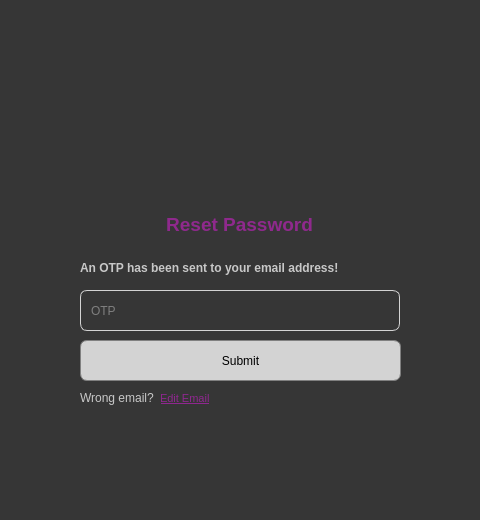
<?xml version="1.0" encoding="UTF-8"?>
<ui version="4.0">
 <class>Dialog</class>
 <widget class="QDialog" name="Dialog">
  <property name="geometry">
   <rect>
    <x>0</x>
    <y>0</y>
    <width>480</width>
    <height>520</height>
   </rect>
  </property>
  <property name="windowTitle">
   <string>Dialog</string>
  </property>
  <property name="styleSheet">
   <string notr="true">background-color: rgb(54, 54, 54);</string>
  </property>
  <widget class="QLabel" name="label">
   <property name="geometry">
    <rect>
     <x>40</x>
     <y>100</y>
     <width>400</width>
     <height>100</height>
    </rect>
   </property>
   <property name="text">
    <string/>
   </property>
   <property name="pixmap">
    <pixmap>../../Downloads/lgo.png</pixmap>
   </property>
  </widget>
  <widget class="QLineEdit" name="OTP">
   <property name="geometry">
    <rect>
     <x>80</x>
     <y>290</y>
     <width>320</width>
     <height>41</height>
    </rect>
   </property>
   <property name="styleSheet">
    <string notr="true">QLineEdit {
    border: 1px solid lightgray;
	color: rgb(200, 200, 200);
    border-top-left-radius: 7px;
    border-bottom-left-radius: 7px;
	border-top-right-radius: 7px;
    border-bottom-right-radius: 7px;
    /* Other corners will be sharp by default or implicitly 0 if not set */
	padding: 8px; /* Adds 5 pixels of padding on all sides */
}</string>
   </property>
   <property name="placeholderText">
    <string>OTP</string>
   </property>
  </widget>
  <widget class="QPushButton" name="Submit">
   <property name="geometry">
    <rect>
     <x>80</x>
     <y>340</y>
     <width>321</width>
     <height>41</height>
    </rect>
   </property>
   <property name="styleSheet">
    <string notr="true">QPushButton {
    background-color: lightgray; /* Apply background color to the button */
    border: 1px solid gray;      /* Always good to define a border when using border-radius */
    border-top-left-radius: 7px;
    border-bottom-left-radius: 7px;
    border-top-right-radius: 7px;
    border-bottom-right-radius: 7px;
}

QPushButton#Login:hover {
    color: #0056b3;              /* Darker blue on hover */
    text-decoration: underline;  /* Ensure underline stays on hover */
}</string>
   </property>
   <property name="text">
    <string>Submit</string>
   </property>
  </widget>
  <widget class="QLabel" name="label_4">
   <property name="geometry">
    <rect>
     <x>139</x>
     <y>210</y>
     <width>201</width>
     <height>30</height>
    </rect>
   </property>
   <property name="text">
    <string>&lt;html&gt;&lt;head/&gt;&lt;body&gt;&lt;p align=&quot;center&quot;&gt;&lt;span style=&quot; font-size:14pt; font-weight:600; color:#8f298d;&quot;&gt;Reset Password&lt;/span&gt;&lt;/p&gt;&lt;/body&gt;&lt;/html&gt;</string>
   </property>
  </widget>
  <widget class="QLabel" name="label_2">
   <property name="geometry">
    <rect>
     <x>80</x>
     <y>260</y>
     <width>301</width>
     <height>16</height>
    </rect>
   </property>
   <property name="text">
    <string>&lt;html&gt;&lt;head/&gt;&lt;body&gt;&lt;p&gt;&lt;span style=&quot; font-weight:600; color:#c8c8c8;&quot;&gt;An OTP has been sent to your email address!&lt;/span&gt;&lt;/p&gt;&lt;/body&gt;&lt;/html&gt;</string>
   </property>
  </widget>
  <widget class="QPushButton" name="editEmailReset">
   <property name="geometry">
    <rect>
     <x>160</x>
     <y>390</y>
     <width>61</width>
     <height>16</height>
    </rect>
   </property>
   <property name="styleSheet">
    <string notr="true">QPushButton#editEmailReset {
    background-color: transparent; /* Keep this */
    border: none;                /* Keep this */
    color: rgb(144, 39, 144);
    text-decoration: underline;
    font-size: 8pt;
    text-align: left;
    /* This next line is often the magic bullet for stubborn backgrounds */
    qproperty-flat: true; /* This explicitly sets the flat property via stylesheet */
}

QPushButton#editEmailReset:hover {
    color: #0056b3;
    text-decoration: underline;
}</string>
   </property>
   <property name="text">
    <string>Edit Email</string>
   </property>
  </widget>
  <widget class="QLabel" name="label_3">
   <property name="geometry">
    <rect>
     <x>80</x>
     <y>390</y>
     <width>81</width>
     <height>16</height>
    </rect>
   </property>
   <property name="styleSheet">
    <string notr="true">color: rgb(200, 200, 200);</string>
   </property>
   <property name="text">
    <string>Wrong email?</string>
   </property>
  </widget>
  <widget class="QLabel" name="ErrorResetOTP">
   <property name="geometry">
    <rect>
     <x>80</x>
     <y>420</y>
     <width>311</width>
     <height>17</height>
    </rect>
   </property>
   <property name="styleSheet">
    <string notr="true">color: rgb(255, 0, 4);
 font-size: 8pt;</string>
   </property>
   <property name="text">
    <string>&lt;html&gt;&lt;head/&gt;&lt;body&gt;&lt;p&gt;&lt;br/&gt;&lt;/p&gt;&lt;/body&gt;&lt;/html&gt;</string>
   </property>
  </widget>
 </widget>
 <resources/>
 <connections/>
</ui>
